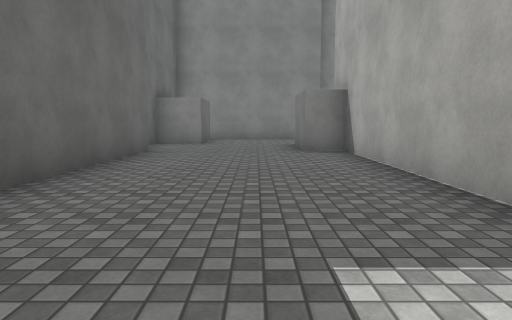
[1] (above)

17 first-person views from a walk through a 3-D level made in the Unity game engine. The camera is 1.2 m above the floor, tilts 6° down and sees 70° across. The floor is counted in squares, 2 m on a side. Each view is taken from the middle of a square. On the plan, view 1 faces up. The plan holds only what a view shows up to about 10 squares ahead; the rest is blank. The place goes on beyond the plan. The player character is not drawn. Surface patterns are stand-ins for the level's own textures.

[2]
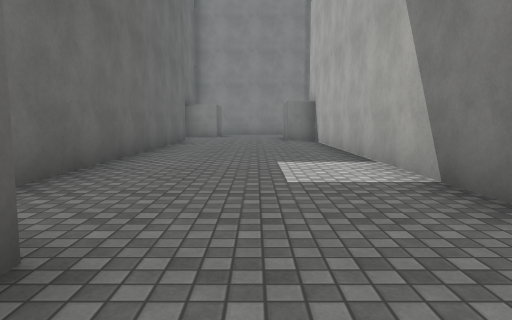

[3]
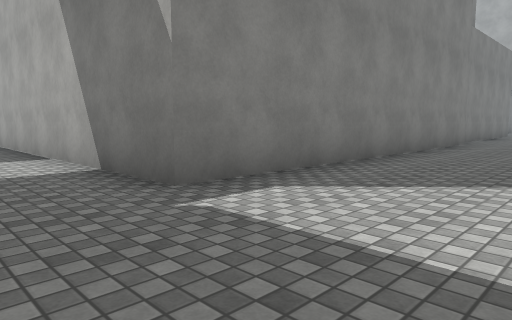

[4]
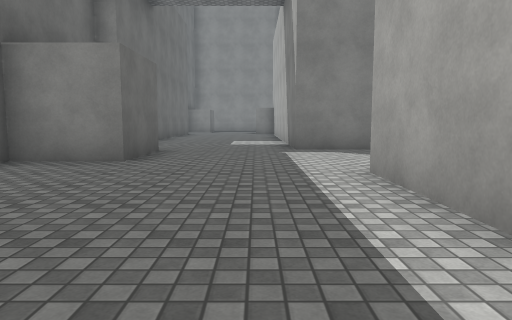

[5]
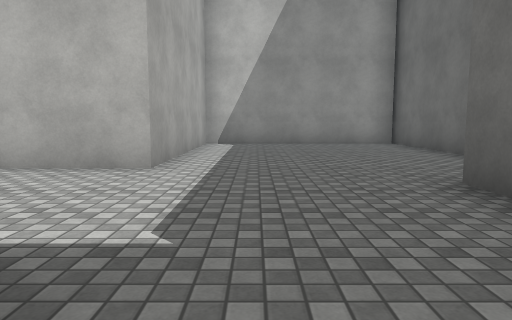

[6]
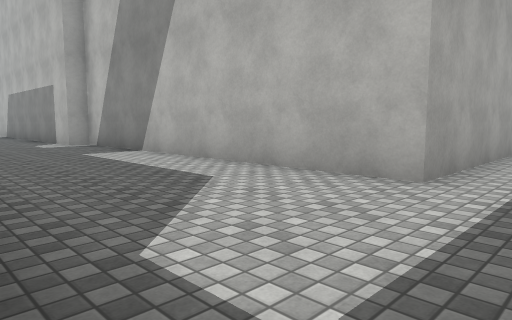

[7]
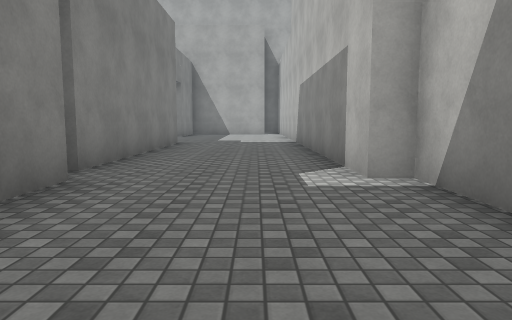

[8]
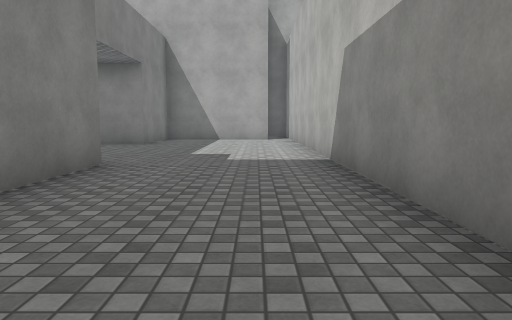

[9]
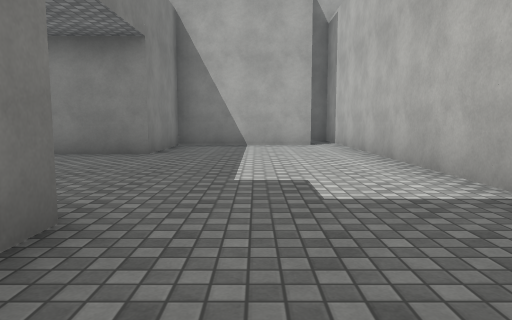

[10]
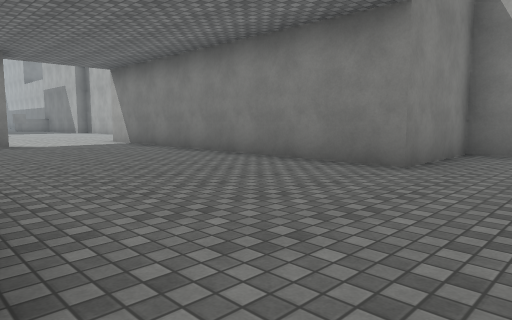

[11]
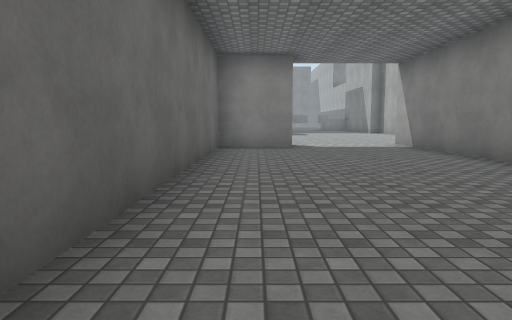

[12]
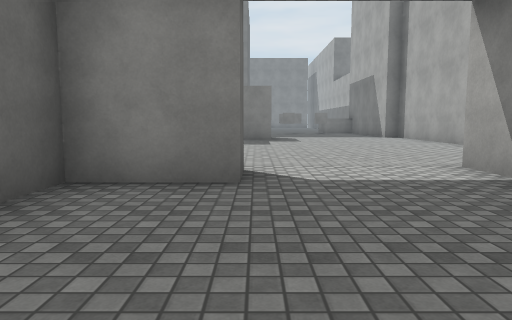

[13]
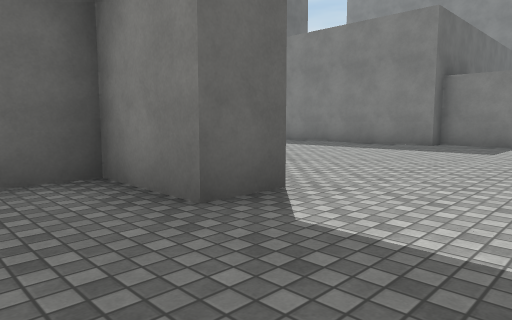

[14]
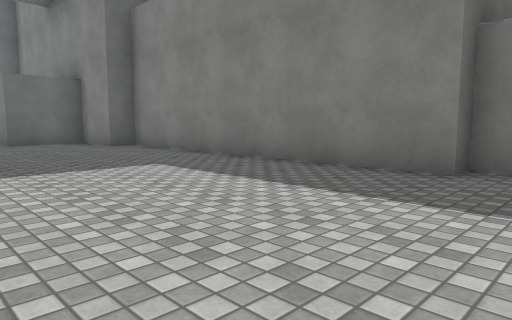

[15]
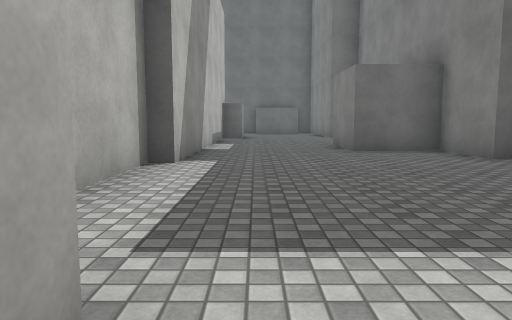

[16]
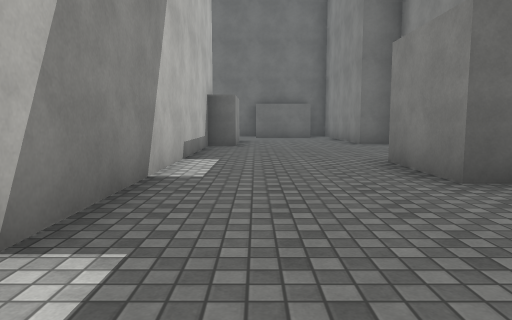

[17]
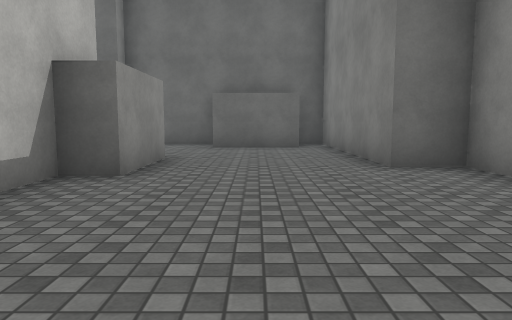

### Floor plan
Points are (right, up) in squares from view 1. A wall is a line through its corners. A room is listed if a view was taken in it or the views show most of it. See-through windows are left out.
Room 1 (views 1, 5)
walls: (-2.2, 7.6) (-2.2, -0.8); (-1.5, 10) (-2.7, 10) (-2.7, 8.5); (1.9, -2.1) (1.9, 7.5) (1, 7.5) (1, 9.5)
ways out: opening at (-0.5, 9.5) to room 2; opening at (0.5, -1.5) to room 2
Room 2 (views 2, 3, 4, 6, 7, 8, 9, 10, 11, 12, 13, 14, 15, 16, 17)
walls: (18.8, 7.6) (18.8, 6.6) (17.1, 6.6) (17.1, -0.9); (17.7, 14.4) (10.2, 14.4) (10.2, 13.8) (8.5, 13.8) (8.5, 12) (6.5, 12); (19.2, 15) (17.7, 15); (17.1, -1.8) (11.4, -1.8); (10.8, -2.1) (1.9, -2.1); (24.4, 12.4) (24.4, 13.1); (3.1, 13.8) (2.2, 13.8) (2.2, 12.8) (-2.7, 12.8) (-2.7, 12.1); (1, 9.5) (3, 9.5) (3, 8.8) (10.7, 8.8) (10.7, 8.4) (12.9, 8.4); (-1.5, 12.1) (-1.5, 10); (24.4, -4.5) (24.4, -1) (21.8, -1) (21.8, 7.9); (-1, -2.5) (-1, -4.5) (-2.8, -4.5); (-2.7, -7.5) (-2.7, -10.9) (2.4, -10.9) (2.4, -5.7) (10.9, -5.7) (10.9, -5.2) (25.1, -5.2)
ways out: opening at (-0.5, 9.5) to room 1; opening at (0.5, -1.5) to room 1

Positions as (right, up) in squares from view 1, and headings:
1: (0, 0), facing up
2: (0, -4), facing up
3: (0, -5), facing up-right
4: (1, -10), facing up
5: (1, -1), facing down
6: (1, -2), facing down-right
7: (7, -4), facing right
8: (12, -4), facing right
9: (15, -3), facing right
10: (17, -3), facing up-right
11: (18, -2), facing up
12: (19, 3), facing up
13: (21, 5), facing up-left
14: (19, 10), facing up-left
15: (16, 10), facing left
16: (12, 10), facing left
17: (7, 11), facing left
